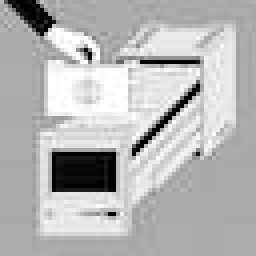
#> input picture Widgets/Spotify Album Art/image resizing python/illusory_tracks.jpeg, 64 x 64 px (shown 4 times larger)
$ python resize.py
#> lines starting #> are read from the running program, lines starting #| are printed output that depends on the picture
from PIL import Image

# Open the image
image = Image.open('illusory_tracks.jpeg')
#> image is the input picture: PIL image 64x64 RGB; mean R, G, B 180.9, 181.3, 181.1

# Resize the image to a specific resolution
resized_image = image.resize((32, 32))
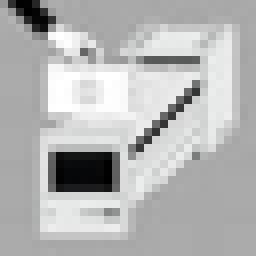
#> resized_image: PIL image 32x32 RGB (shown 8 times larger); mean R, G, B 180.9, 181.3, 181.1

# Save the resized image
resized_image.save('resized_image.jpg')
